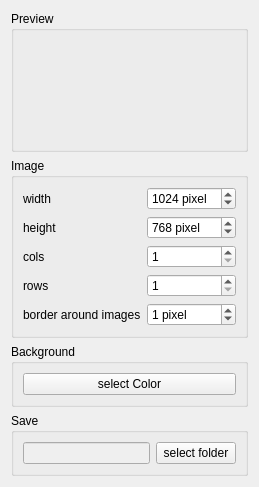
<?xml version="1.0" encoding="UTF-8"?>
<ui version="4.0">
 <class>Widget</class>
 <widget class="QWidget" name="Widget">
  <property name="geometry">
   <rect>
    <x>0</x>
    <y>0</y>
    <width>240</width>
    <height>434</height>
   </rect>
  </property>
  <property name="windowTitle">
   <string notr="true">Form</string>
  </property>
  <layout class="QVBoxLayout" name="verticalLayout_2">
   <item>
    <widget class="QGroupBox" name="groupBox_3">
     <property name="title">
      <string>Preview</string>
     </property>
     <layout class="QHBoxLayout" name="horizontalLayout_2">
      <item>
       <spacer name="horizontalSpacer_2">
        <property name="orientation">
         <enum>Qt::Horizontal</enum>
        </property>
        <property name="sizeHint" stdset="0">
         <size>
          <width>40</width>
          <height>20</height>
         </size>
        </property>
       </spacer>
      </item>
      <item>
       <widget class="QLabel" name="imageLabel">
        <property name="minimumSize">
         <size>
          <width>100</width>
          <height>100</height>
         </size>
        </property>
        <property name="text">
         <string/>
        </property>
       </widget>
      </item>
      <item>
       <spacer name="horizontalSpacer">
        <property name="orientation">
         <enum>Qt::Horizontal</enum>
        </property>
        <property name="sizeHint" stdset="0">
         <size>
          <width>40</width>
          <height>20</height>
         </size>
        </property>
       </spacer>
      </item>
     </layout>
    </widget>
   </item>
   <item>
    <widget class="QGroupBox" name="groupBox_2">
     <property name="title">
      <string>Image</string>
     </property>
     <layout class="QGridLayout" name="gridLayout_3">
      <item row="0" column="1">
       <widget class="QSpinBox" name="widthSpinBox">
        <property name="suffix">
         <string> pixel</string>
        </property>
        <property name="minimum">
         <number>1</number>
        </property>
        <property name="maximum">
         <number>64000</number>
        </property>
        <property name="value">
         <number>1024</number>
        </property>
       </widget>
      </item>
      <item row="0" column="0">
       <widget class="QLabel" name="label_2">
        <property name="text">
         <string>width</string>
        </property>
       </widget>
      </item>
      <item row="3" column="0">
       <widget class="QLabel" name="label">
        <property name="text">
         <string>rows</string>
        </property>
       </widget>
      </item>
      <item row="3" column="1">
       <widget class="QSpinBox" name="rowSpinBox">
        <property name="minimum">
         <number>1</number>
        </property>
        <property name="maximum">
         <number>16</number>
        </property>
        <property name="value">
         <number>1</number>
        </property>
       </widget>
      </item>
      <item row="1" column="0">
       <widget class="QLabel" name="label_3">
        <property name="text">
         <string>height</string>
        </property>
       </widget>
      </item>
      <item row="1" column="1">
       <widget class="QSpinBox" name="heightSpinBox">
        <property name="suffix">
         <string> pixel</string>
        </property>
        <property name="minimum">
         <number>1</number>
        </property>
        <property name="maximum">
         <number>64000</number>
        </property>
        <property name="value">
         <number>768</number>
        </property>
       </widget>
      </item>
      <item row="4" column="1">
       <widget class="QSpinBox" name="borderSpinBox">
        <property name="suffix">
         <string> pixel</string>
        </property>
        <property name="value">
         <number>1</number>
        </property>
       </widget>
      </item>
      <item row="4" column="0">
       <widget class="QLabel" name="label_4">
        <property name="text">
         <string>border around images</string>
        </property>
       </widget>
      </item>
      <item row="2" column="1">
       <widget class="QSpinBox" name="colSpinBox">
        <property name="minimum">
         <number>1</number>
        </property>
        <property name="maximum">
         <number>16</number>
        </property>
       </widget>
      </item>
      <item row="2" column="0">
       <widget class="QLabel" name="label_5">
        <property name="text">
         <string>cols</string>
        </property>
       </widget>
      </item>
     </layout>
    </widget>
   </item>
   <item>
    <widget class="QGroupBox" name="groupBox">
     <property name="title">
      <string>Background</string>
     </property>
     <layout class="QGridLayout" name="gridLayout_2">
      <item row="0" column="1">
       <widget class="QPushButton" name="colorPushButton">
        <property name="text">
         <string>select Color</string>
        </property>
       </widget>
      </item>
     </layout>
    </widget>
   </item>
   <item>
    <widget class="QGroupBox" name="groupBox_4">
     <property name="title">
      <string>Save</string>
     </property>
     <layout class="QHBoxLayout" name="horizontalLayout">
      <item>
       <widget class="QLineEdit" name="folderLineEdit">
        <property name="enabled">
         <bool>false</bool>
        </property>
       </widget>
      </item>
      <item>
       <widget class="QPushButton" name="selectDestinationPushButton">
        <property name="text">
         <string>select folder</string>
        </property>
       </widget>
      </item>
     </layout>
    </widget>
   </item>
  </layout>
 </widget>
 <resources/>
 <connections/>
</ui>
